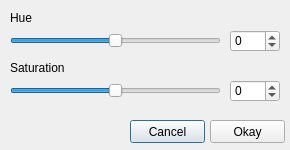
<?xml version="1.0" encoding="UTF-8"?>
<ui version="4.0">
 <class>DLG_HueSaturation</class>
 <widget class="QDialog" name="DLG_HueSaturation">
  <property name="windowModality">
   <enum>Qt::WindowModal</enum>
  </property>
  <property name="geometry">
   <rect>
    <x>0</x>
    <y>0</y>
    <width>290</width>
    <height>150</height>
   </rect>
  </property>
  <property name="windowTitle">
   <string>Hue and Saturation</string>
  </property>
  <widget class="QSlider" name="slider_hue">
   <property name="geometry">
    <rect>
     <x>10</x>
     <y>30</y>
     <width>211</width>
     <height>22</height>
    </rect>
   </property>
   <property name="minimum">
    <number>-180</number>
   </property>
   <property name="maximum">
    <number>180</number>
   </property>
   <property name="value">
    <number>0</number>
   </property>
   <property name="orientation">
    <enum>Qt::Horizontal</enum>
   </property>
  </widget>
  <widget class="QSpinBox" name="spinBox_hue">
   <property name="geometry">
    <rect>
     <x>230</x>
     <y>30</y>
     <width>50</width>
     <height>22</height>
    </rect>
   </property>
   <property name="minimum">
    <number>-180</number>
   </property>
   <property name="maximum">
    <number>180</number>
   </property>
  </widget>
  <widget class="QSpinBox" name="spinBox_saturation">
   <property name="geometry">
    <rect>
     <x>230</x>
     <y>80</y>
     <width>50</width>
     <height>22</height>
    </rect>
   </property>
   <property name="minimum">
    <number>-255</number>
   </property>
   <property name="maximum">
    <number>255</number>
   </property>
  </widget>
  <widget class="QLabel" name="lbl_hue">
   <property name="geometry">
    <rect>
     <x>10</x>
     <y>10</y>
     <width>61</width>
     <height>16</height>
    </rect>
   </property>
   <property name="text">
    <string>Hue</string>
   </property>
  </widget>
  <widget class="QSlider" name="slider_saturation">
   <property name="geometry">
    <rect>
     <x>10</x>
     <y>80</y>
     <width>211</width>
     <height>22</height>
    </rect>
   </property>
   <property name="minimum">
    <number>-255</number>
   </property>
   <property name="maximum">
    <number>255</number>
   </property>
   <property name="orientation">
    <enum>Qt::Horizontal</enum>
   </property>
  </widget>
  <widget class="QLabel" name="lbl_saturation">
   <property name="geometry">
    <rect>
     <x>10</x>
     <y>60</y>
     <width>61</width>
     <height>16</height>
    </rect>
   </property>
   <property name="text">
    <string>Saturation</string>
   </property>
  </widget>
  <widget class="QPushButton" name="btn_cancel">
   <property name="geometry">
    <rect>
     <x>130</x>
     <y>120</y>
     <width>75</width>
     <height>23</height>
    </rect>
   </property>
   <property name="text">
    <string>Cancel</string>
   </property>
  </widget>
  <widget class="QPushButton" name="btn_ok">
   <property name="geometry">
    <rect>
     <x>210</x>
     <y>120</y>
     <width>75</width>
     <height>23</height>
    </rect>
   </property>
   <property name="text">
    <string>Okay</string>
   </property>
  </widget>
 </widget>
 <resources/>
 <connections/>
</ui>
